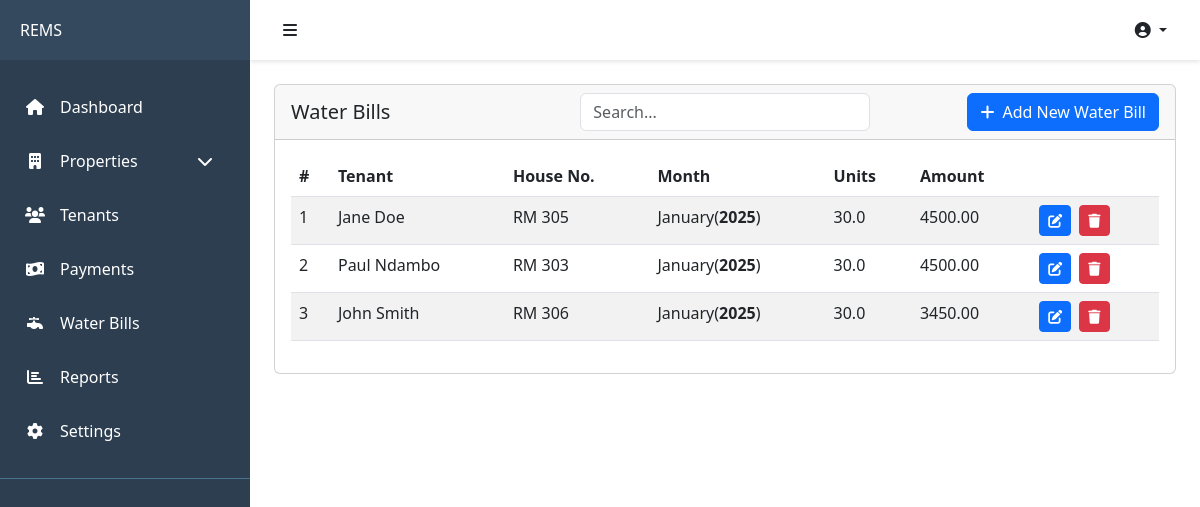
Before: /payments/water-bills/ with the older database file.
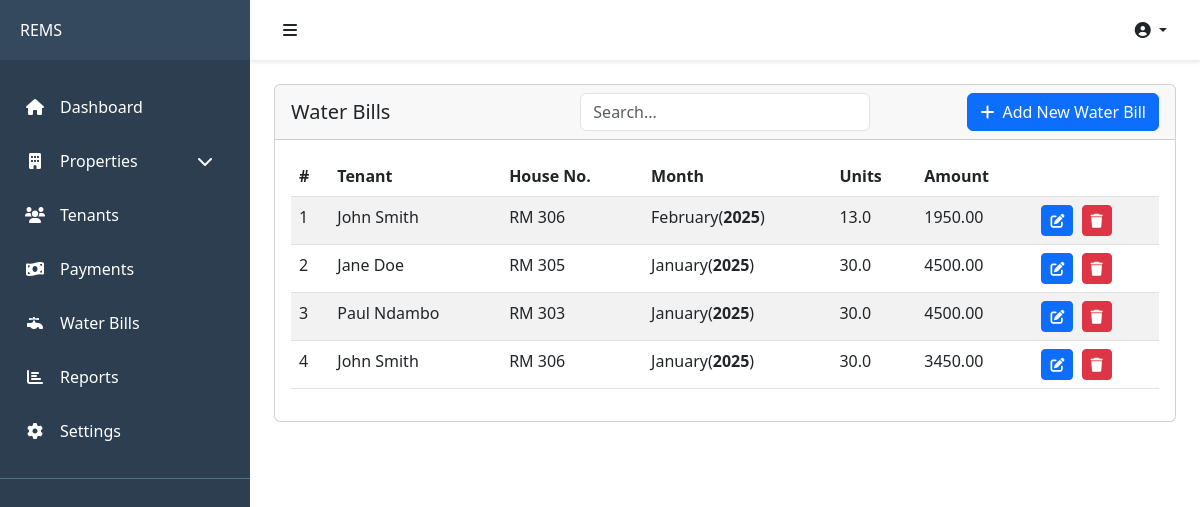
After: the same page with the newer database file.
### apps/payments/models.py (models this page shows, shortened)
class WaterBill(AbstractBaseModel):
    unit = models.ForeignKey("properties.PropertyUnit", on_delete=models.CASCADE)
    month = models.CharField(max_length=255, choices=MonthsNames.choices())
    year = models.IntegerField()
    units = models.FloatField(default=0)
    amount = models.DecimalField(max_digits=10, decimal_places=2, default=0)
    tenant = models.ForeignKey("tenants.Tenant", on_delete=models.SET_NULL, null=True, blank=True, related_name="waterbills")

### apps/properties/models.py (models this page shows, shortened)
class PropertyUnit(AbstractBaseModel):
    property = models.ForeignKey(Property, on_delete=models.CASCADE, related_name="propertyunits")
    name = models.CharField(max_length=255)
    rent = models.DecimalField(max_digits=10, decimal_places=2, default=0.00)
    is_occupied = models.BooleanField(default=False)
    floor = models.CharField(max_length=255, null=True, blank=True, default="1") #models.PositiveIntegerField(default=1)
    unit_type = models.CharField(max_length=255, null=True, blank=True)
    tenant = models.ForeignKey('tenants.Tenant', on_delete=models.SET_NULL, null=True, blank=True)
    status = models.CharField(max_length=255, null=True, blank=True)
    size = models.FloatField(default=0)

### apps/tenants/models.py (models this page shows, shortened)
class Tenant(AbstractBaseModel):
    user = models.OneToOneField('users.User', on_delete=models.CASCADE)
    lease_date = models.DateField(null=True)
    move_in_date = models.DateField(null=True)
    status = models.CharField(max_length=255, default='Active')
    occupation = models.CharField(max_length=255, null=True, blank=True)
    lease_duration = models.CharField(max_length=255, null=True, blank=True)
    renews_every = models.CharField(max_length=255, null=True, blank=True)

### apps/users/models.py (models this page shows, shortened)
class User(AbstractUser, AbstractBaseModel):
    role = models.CharField(max_length=255, default='Landlord')
    phone = models.CharField(max_length=255, blank=True, null=True)
    address = models.TextField(blank=True, null=True)
    city = models.CharField(max_length=255, blank=True, null=True)
    state = models.CharField(max_length=255, blank=True, null=True)
    zip_code = models.CharField(max_length=255, blank=True, null=True)
    country = models.CharField(max_length=255, blank=True, null=True)
    avatar = models.ImageField(upload_to='avatars/', blank=True, null=True)
    gender = models.CharField(max_length=255, blank=True, null=True)
    id_number = models.CharField(max_length=255, null=True, blank=True)
    def name(self):
        return f'{self.first_name} {self.last_name}'

### apps/payments/views.py (the view)
# urls.py: path('water-bills/', water_bills, name='water-bills'),
def water_bills(request):
    bills = WaterBill.objects.all().order_by('-created_at')
    units = PropertyUnit.objects.filter(is_occupied=True)
    context = {
        "bills": bills,
        "units": units,
        "months": MONTHS_LIST,
        "years": YEARS_LIST
    }
    return render(request, 'water_bills/bills.html', context)

### apps/properties/models.py (called while the page is built)
    def __str__(self):
        return self.name

### templates/water_bills/bills.html (shortened to what this page needs)
{% extends "base.html" %}
{% block content %}
<div class="card">
    <div class="card-header">
        <div class="d-flex justify-content-between align-items-center">
            <div class="col">
            <h5 class="mb-0">Water Bills</h5>
        </div>
            <div class="col">
                <input type="text" class="form-control" placeholder="Search..."
                id="searchInput" value="{{ search_query }}">
            </div>
            <div class="col text-end">
            <button class="btn btn-primary" data-bs-toggle="modal" data-bs-target="#newWaterBillModal">
                <i class="fas fa-plus me-2"></i>Add New Water Bill
            </button>
        </div>
        </div>
    </div>
    <div class="card-body">
        <table id="tenantsTable" class="table table-striped" style="width:100%">
            <thead>
                <tr>
                    <th>#</th>
                    <th>Tenant</th>
                    <th>House No.</th>
                    <th>Month</th>
                    <th>Units</th>
                    <th>Amount</th>
                    <th></th>
                </tr>
            </thead>
            <tbody>
                {% for bill in bills %}
                <tr>
                    <td>{{forloop.counter}}</td>
                    <td>{{bill.unit.tenant.user.name}}</td>
                    <td>{{bill.unit.name}}</td>
                    <td>{{bill.month}}(<b>{{bill.year}}</b>)</td>
                    <td>{{bill.units}}</td>
                    <td>{{bill.amount}}</td>
                    <td>
                        <button class="btn btn-sm btn-primary me-1" data-bs-toggle="modal" data-bs-target="#editWaterBillModal{{bill.id}}"><i class="fas fa-edit"></i></button>
                        <button class="btn btn-sm btn-danger" data-bs-toggle="modal" data-bs-target="#deleteWaterBillModal{{bill.id}}"><i class="fas fa-trash"></i></button>
                    </td>
                </tr>
                {% endfor %}
            </tbody>
        </table>
    </div>
</div>
{% endblock content %}

Changed rows visible on the page:
added WaterBill: unit.tenant.user.name "John Smith", unit.name "RM 306", month "February", year "2025", units "13.0", amount "1950.00"
